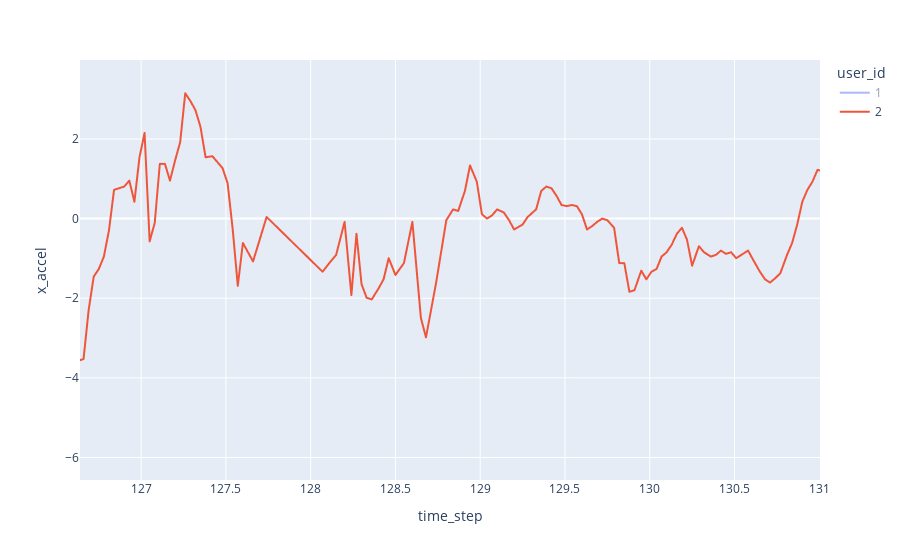

Notebook cell for this chart:
### Code cell
plot(test_df, [1, 2], 40, 500, "x_accel")

### Figure 1 — Plotly figure (JSON) as saved in the notebook; plotly's stock layout.template omitted (floating-point values rounded to 4 significant figures; data arrays with more than 128 entries replaced by an {"elided": "..."} marker saying what was removed)
{"data": [{"hovertemplate": "user_id=1<br>time_step=%{x}<br>x_accel=%{y}<extra></extra>", "legendgroup": "1", "line": {"color": "#636efa", "dash": "solid"}, "mode": "lines", "name": "1", "showlegend": true, "type": "scattergl", "visible": "legendonly", "x": {"elided": "1521 float values"}, "xaxis": "x", "y": {"elided": "1521 float values"}, "yaxis": "y"}, {"hovertemplate": "user_id=2<br>time_step=%{x}<br>x_accel=%{y}<extra></extra>", "legendgroup": "2", "line": {"color": "#EF553B", "dash": "solid"}, "mode": "lines", "name": "2", "showlegend": true, "type": "scattergl", "x": {"elided": "1165 float values"}, "xaxis": "x", "y": {"elided": "1165 float values"}, "yaxis": "y"}], "layout": {"autosize": true, "legend": {"title": {"text": "user_id"}, "tracegroupgap": 0}, "margin": {"t": 60}, "xaxis": {"anchor": "y", "autorange": false, "domain": [0, 1], "range": [126.6, 131.0], "title": {"text": "time_step"}, "type": "linear"}, "yaxis": {"anchor": "x", "autorange": false, "domain": [0, 1], "range": [-6.565, 3.983], "title": {"text": "x_accel"}, "type": "linear"}}}
